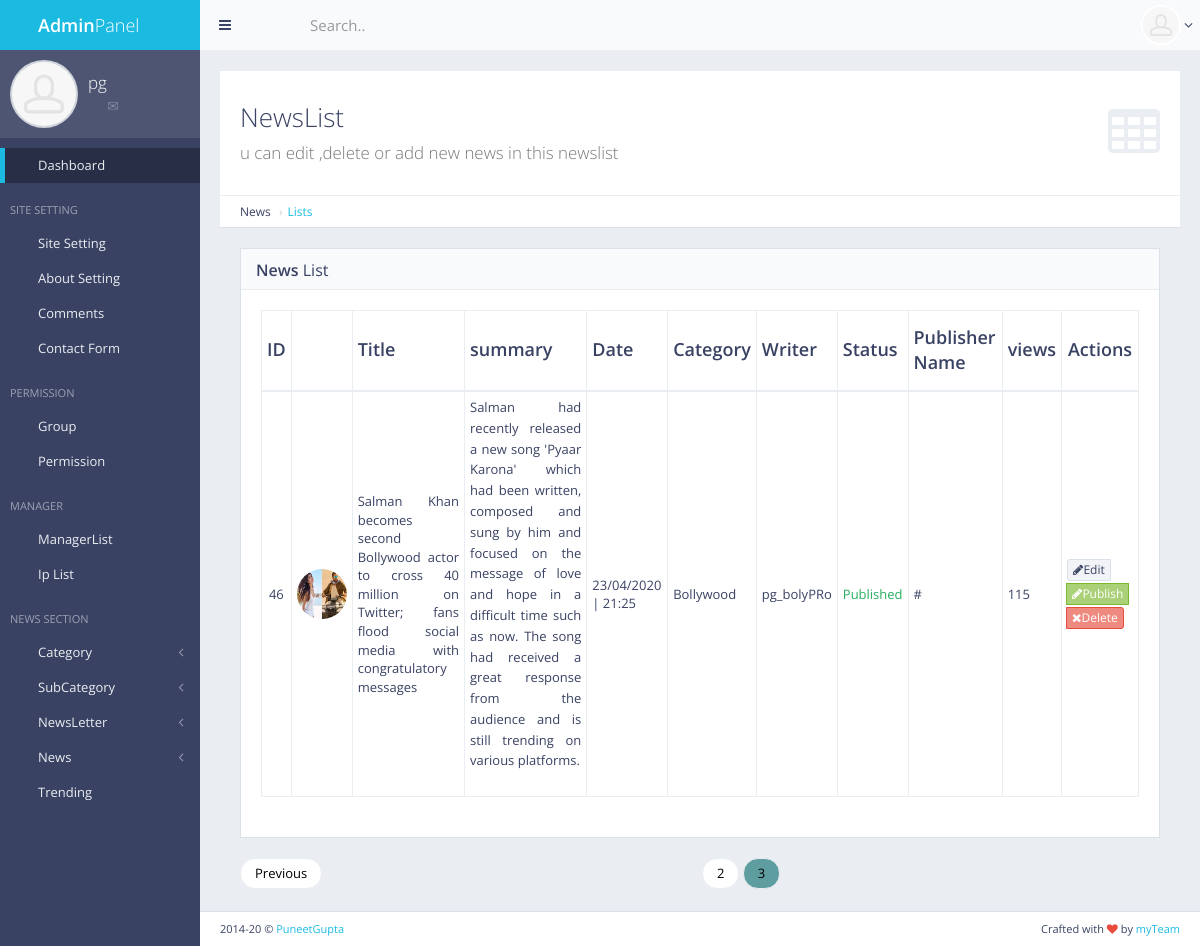
/panel/news/list/?page=0 (signed in), run on an earlier commit of the app's database.
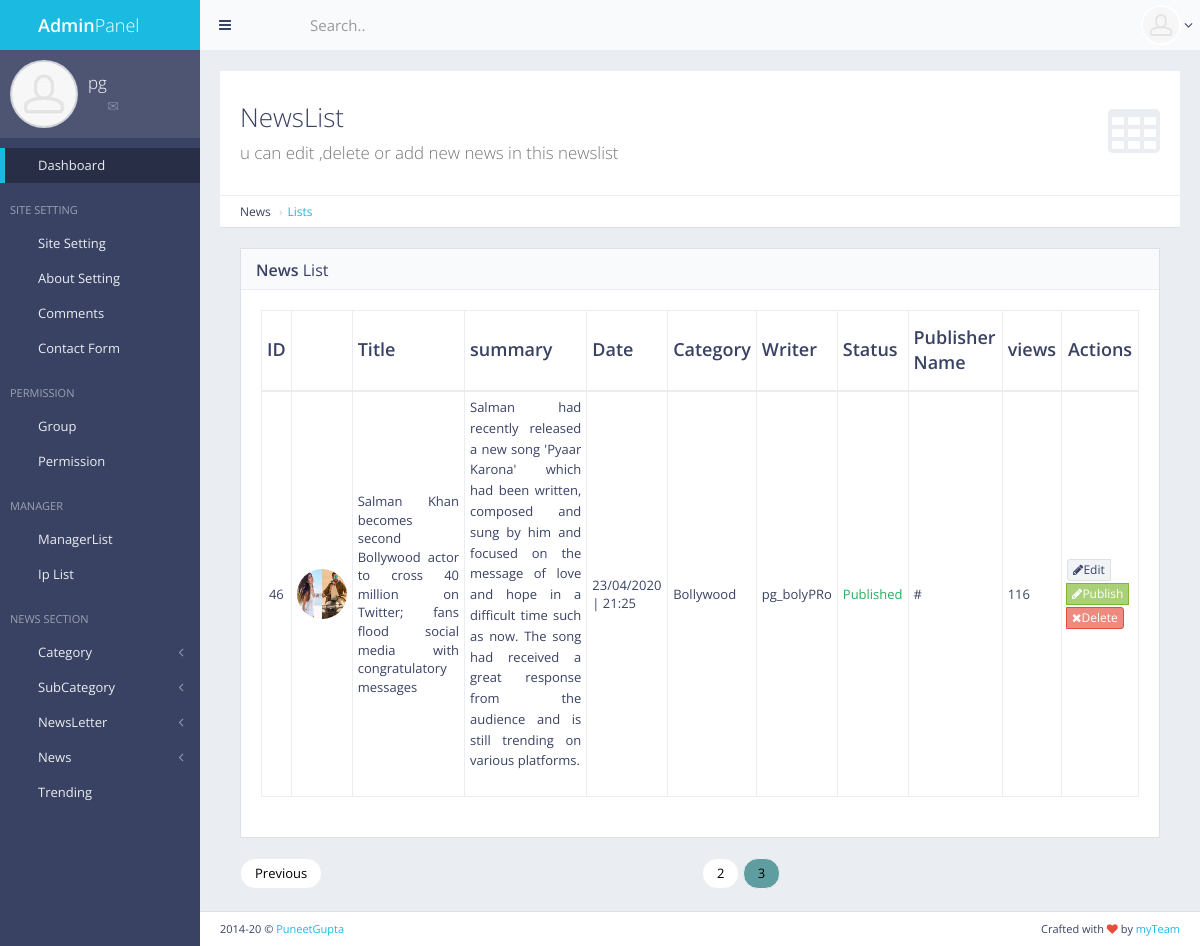
And on a later commit of the database.
### news/models.py (models this page shows, shortened)
class News(models.Model):
    title = models.CharField(default="#",max_length=300)
    newsSummary = models.TextField()
    newsContent = models.TextField()
    newsImageUrl = models.ImageField()
    newsImageName = models.CharField(default="#",max_length=300)
    publishDate = models.CharField(default="#",max_length=20)
    writerName = models.CharField(default="#",max_length=50)
    catName = models.CharField(default="#",max_length=100)
    catId = models.IntegerField(default=0)
    views = models.IntegerField(default=0)
    ocatId = models.IntegerField(default=0)
    tag = models.TextField(default=" ")
    act = models.IntegerField(default=0)
    publisherName = models.CharField(default="#",max_length=300)
    rand = models.IntegerField(default=0)

### news/views.py (the view)
# urls.py: url(r'^panel/news/list/$', views.news_list, name='news_list'),
def news_list(request):
    if not request.user.is_authenticated:
        return redirect('mylogin')
    perm = 0
    for i in request.user.groups.all():
        if i.name == 'masteruser':
            perm = 1
    if perm == 0:
        news = News.objects.filter(publisherName=request.user)
    elif perm == 1:
        newss = News.objects.all()
        paginator = Paginator(newss,2)
        page = request.GET.get('page')
        try:
            news = paginator.page(page)
        except EmptyPage:
            news = paginator.page(paginator.num_pages)
        except PageNotAnInteger:
            news = paginator.page(1)
    return render(request,'back/news_list.html',{'news':news})

### main/templatetags/extra_auth.py (called while the page is built)
@register.filter(name = "has_group")
def has_group(user,gname):
    return user.groups.filter(name=gname).exists()

### main/templates/back/news_list.html (shortened to what this page needs)
{% extends 'back/master.html' %}
{% load static %}
{% load mathfilters %}
{% block mainblock %}
<div id="page-content">
    <div class="content-header">
        <div class="header-section">
            <h1>
                <i class="fa fa-table"></i>NewsList<br><small>u can edit ,delete or add new news in this
                    newslist</small>
            </h1>
        </div>
    </div>
    <ul class="breadcrumb breadcrumb-top">
        <li>News</li>
        <li><a href="/panel/news/list">Lists</a></li>
    </ul>
    <div class="block full">
        <div class="block-title">
            <h2><strong>News</strong> List</h2>
        </div>
        <div class="table-responsive">
            <table id="" class="table table-vcenter table-condensed table-bordered">
                <thead>
                    <tr>
                        <th class="text-center">ID</th>
                        <th class="text-center"><i class="gi gi-user"></i></th>
                        <th>Title</th>
                        <th>summary</th>
                        <th>Date</th>
                        <th>Category</th>
                        <th>Writer</th>
                        <th>Status</th>
                        <th>Publisher Name</th>
                        <th>views</th>
                        <th class="text-center">Actions</th>
                    </tr>
                </thead>
                <tbody>
                    {% for c in news %}
                    <tr>
                        <td class="text-center">{{c.pk}}</td>
                        <td class="text-center"><img style="display: inline-block; width: 50px; height: 50px;"
                                src="{{c.newsImageUrl}}" alt="avatar" class="img-circle"></td>
                        <td style=" text-align: justify;">{{c.title|safe}}</td>
                        <td style=" text-align: justify;">{{c.newsSummary|safe}}</td>
                        <td>{{c.publishDate}}</td>
                        <td>{{c.catName}}</td>
                        <td>{{c.writerName}}</td>
                        {% if c.act == 0%}
                        <td class="text-warning">pending</td>
                        {% elif c.act == 1 %}
                        <td class="text-success"> Published</td>
                        {% endif %}
                        <td>{{c.publisherName}}</td>
                        <td>{{c.views}}</td>
                        <td class="text-center">
                            <div class="btn-group">
                                <a href="{%url 'news_edit' pk=c.pk %}" data-toggle="tooltip" title="Edit"
                                    class="btn btn-xs btn-default"><i class="fa fa-pencil"></i>Edit</a>
                                {% if perms.main.master_user %}
                                <a href="{%url 'news_publish' pk=c.pk %}" data-toggle="tooltip" title="Publish"
                                    class="btn btn-xs btn-success"><i class="fa fa-pencil"></i>Publish</a>
                                {% endif %}
                                <a href="{%url 'news_delete' pk=c.pk %}" data-toggle="tooltip" title="Delete"
                                    class="btn btn-xs btn-danger"><i class="fa fa-times"></i>Delete</a>
                            </div>
                        </td>
                    </tr>
                    {% endfor %}
                </tbody>
            </table>
        </div>
    </div>
    <ul class="pager">
        {% if news.has_previous %}
        <li class="previous"><a style="color: black;" href="?page={{news.previous_page_number}}">Previous</a></li>
        {% endif %}
        {% if news.has_previous %}
        <li class=" page-item"><a style="color: black;" class="page-link" href="?page={{news.number|sub:1}}">{{news.number|sub:1}}</a></li>
        {% endif %}
        <li class="page-item"><a style="background-color:cadetblue; color: black;" class="page-link" href="#">{{news.number}} </a></li>
    </ul>
</div>
{% endblock %}

### main/templates/back/master.html (shortened to what this page needs)
<!DOCTYPE html>
{% load static %}
{% load extra_auth %}
{% if user.is_authenticated %}
<html class="no-js" lang="en">
<head>
    <link rel="stylesheet" href="{%static 'back/css/bootstrap.min.css'%}">
    <link rel="stylesheet" href="{%static 'back/css/plugins.css'%}">
    <link rel="stylesheet" href="{%static 'back/css/main.css'%}">
    <link rel="stylesheet" href="{%static 'back/css/themes.css'%}">
    <link rel="stylesheet" type="text/css" href="{%static 'front/css/myfile.css'%}">
</head>
<body>
    <div id="page-wrapper">
        <div id="page-container" class="sidebar-partial sidebar-visible-lg sidebar-no-animations">
            <div id="sidebar">
                <div id="sidebar-scroll">
                    <div class="sidebar-content">
                        <a href="/panel" class="sidebar-brand">
                            <i class="gi gi-flash"></i><span
                                class="sidebar-nav-mini-hide"><strong>Admin</strong>Panel</span>
                        </a>
                        <div class="sidebar-section sidebar-user clearfix sidebar-nav-mini-hide">
                            <div class="sidebar-user-avatar">
                                <a href="page_ready_user_profile.html">
                                    <img src="img/placeholders/avatars/avatar2.jpg" alt="avatar">
                                </a>
                            </div>
                            <div class="sidebar-user-name">{{request.user}}</div>
                            <div class="sidebar-user-links">
                                <a href="page_ready_user_profile.html" data-toggle="tooltip" data-placement="bottom"
                                    title="Profile"><i class="gi gi-user"></i></a>
                                <a href="page_ready_inbox.html" data-toggle="tooltip" data-placement="bottom"
                                    title="Messages"><i class="gi gi-envelope"></i></a>
                                <a href="/panel/change/pass" class="enable-tooltip" data-placement="bottom"
                                    title="Reset Password"><i class="gi gi-cogwheel"></i></a>
                                <a href="/logout" data-toggle="tooltip" data-placement="bottom" title="Logout"><i
                                        class="gi gi-exit"></i></a>
                            </div>
                        </div>
                        <ul class="sidebar-nav" data-toggle="tooltip">
                            {% if perms.main.master_user %}
                            <li>
                                <a href="/panel" class=" active"><i class="gi gi-stopwatch sidebar-nav-icon"></i><span
                                        class="sidebar-nav-mini-hide">Dashboard</span></a>
                            </li>
                            {% endif %}
                            {% if request.user|has_group:"masteruser" %}
                            <li class="sidebar-header">
                                <span class="sidebar-header-options clearfix"><a href="/panel/setting/"
                                        data-toggle="tooltip" title="Quick Settings"><i
                                            class="gi gi-settings"></i></a></span>
                                <span class="sidebar-header-title">site Setting</span>
                            </li>
                            <li>
                                <a href="/panel/setting/"><i
                                        class="gi gi-show_big_thumbnails sidebar-nav-icon"></i><span
                                        class="sidebar-nav-mini-hide">Site Setting</span></a>
                                <a href="/panel/about/setting/"><i
                                        class="gi gi-show_big_thumbnails sidebar-nav-icon"></i><span
                                        class="sidebar-nav-mini-hide">About Setting</span></a>
                                <a href="/panel/comments/list"><i
                                        class="gi gi-show_big_thumbnails sidebar-nav-icon"></i><span
                                        class="sidebar-nav-mini-hide">Comments</span></a>
                                <a href="/panel/contactform/"><i
                                        class="gi gi-show_big_thumbnails sidebar-nav-icon"></i><span
                                        class="sidebar-nav-mini-hide">Contact Form</span></a>
                            </li>
                            <li class="sidebar-header">
                                <span class="sidebar-header-title">Permission</span>
                            </li>
                            <li>
                            <li>
                                <a href="/panel/manager/group"><i
                                        class="gi gi-show_big_thumbnails sidebar-nav-icon"></i><span
                                        class="sidebar-nav-mini-hide">Group</span></a>
                            </li>
                            <li>
                                <a href="/panel/manager/perms"><i
                                        class="gi gi-show_big_thumbnails sidebar-nav-icon"></i><span
                                        class="sidebar-nav-mini-hide">Permission</span></a>
                            </li>
                            <li class="sidebar-header">
                                <span class="sidebar-header-title">Manager</span>
                            </li>
                            <li>
                            <li>
                                <a href="/panel/manager/list"><i
                                        class="gi gi-show_big_thumbnails sidebar-nav-icon"></i><span
                                        class="sidebar-nav-mini-hide">ManagerList</span></a>
                                <a href="/panel/ip/list"><i
                                        class="gi gi-show_big_thumbnails sidebar-nav-icon"></i><span
                                        class="sidebar-nav-mini-hide">Ip List</span></a>
                            </li>
                            {% endif %}
                            <li class="sidebar-header">
                                <span class="sidebar-header-title">News Section</span>
                            </li>
                            {% if request.user|has_group:"masteruser" %}
                            <li>
                            <li>
                                <a href="#" class="sidebar-nav-menu"><i
                                        class="fa fa-angle-left sidebar-nav-indicator sidebar-nav-mini-hide"></i><i
                                        class="gi gi-show_big_thumbnails sidebar-nav-icon"></i><span
                                        class="sidebar-nav-mini-hide">Category</span></a>
                            </li>
                            <li>
                                <a href="#" class="sidebar-nav-menu"><i
                                        class="fa fa-angle-left sidebar-nav-indicator sidebar-nav-mini-hide"></i><i
                                        class="gi gi-show_big_thumbnails sidebar-nav-icon"></i><span
                                        class="sidebar-nav-mini-hide">SubCategory</span></a>
                            </li>
                            <li>
                                <a href="#" class="sidebar-nav-menu"><i
                                        class="fa fa-angle-left sidebar-nav-indicator sidebar-nav-mini-hide"></i><i
                                        class="gi gi-show_big_thumbnails sidebar-nav-icon"></i><span
                                        class="sidebar-nav-mini-hide">NewsLetter</span></a>
                            </li>
                            {% endif %}
                            <li>
                                <a href="#" class="sidebar-nav-menu"><i
                                        class="fa fa-angle-left sidebar-nav-indicator sidebar-nav-mini-hide"></i><i
                                        class="gi gi-show_big_thumbnails sidebar-nav-icon"></i><span
                                        class="sidebar-nav-mini-hide">News</span></a>
                            </li>
                            {% if request.user|has_group:"masteruser" %}
                            <li>
                                <a href="/panel/trending/add"><i
                                        class="gi gi-show_big_thumbnails sidebar-nav-icon"></i><span
                                        class="sidebar-nav-mini-hide">Trending</span></a>
                            </li>
                            {% endif %}
                        </ul>
                    </div>
                </div>
            </div>
            <div id="main-container">
                <header class="navbar navbar-default">
                    <ul class="nav navbar-nav-custom">
                        <li>
                            <a href="#" onclick="App.sidebar('toggle-sidebar');this.blur();">
                                <i class="fa fa-bars fa-fw"></i>
                            </a>
                        </li>
                        <li class="dropdown">
                            <a href="#" class="dropdown-toggle" data-toggle="dropdown">
                                <i class="gi gi-settings"></i>
                            </a>
                        </li>
                    </ul>
                    <form action="page_ready_search_results.html" method="post" class="navbar-form-custom">
                        <div class="form-group">
                            <input type="text" id="top-search" name="top-search" class="form-control"
                                placeholder="Search..">
                        </div>
                    </form>
                    <ul class="nav navbar-nav-custom pull-right">
                        <li class="dropdown">
                            <a href="#" class="dropdown-toggle" data-toggle="dropdown">
                                <img src="{%static 'back/img/placeholders/avatars/avatar2.jpg' %}"
                                    alt="{{request.user}}"> <i class="fa fa-angle-down"></i>
                            </a>
                        </li>
                    </ul>
                </header>
                <div id="page-content">
                    {% block mainblock %}
                    {%  endblock %}
                </div>
                <footer class="clearfix">
                    <div class="pull-right">
                        Crafted with <i class="fa fa-heart text-danger"></i> by <a href="#" target="_blank">myTeam</a>
                    </div>
                    <div class="pull-left">
                        <span id="year-copy"></span> &copy; <a href="#" target="_blank">PuneetGupta</a>
                    </div>
                </footer>
            </div>
        </div>
    </div>
</body>
</html>
{% else %}
pleasee login
{% endif %}

What changed in the data, as far as the page shows it:
changed News "Bollywood": views "115" → "116"
